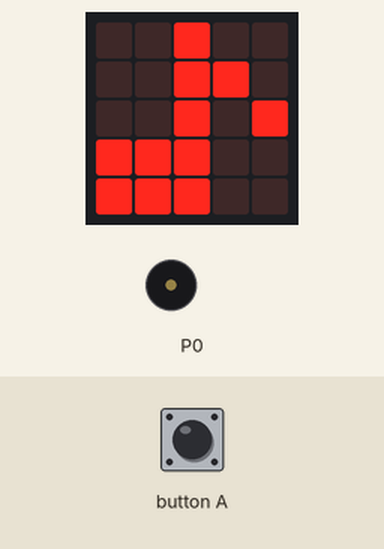
This program was run on a simulated BBC micro:bit (MakeCode). Shown: the board's 5×5 LED display, buzzer (waves = sounding). The test bench sets the inputs (shaded band).

Above: at 1.8 s.
1.9 s: button A pressed for 0.15 s
At 2.75 s:
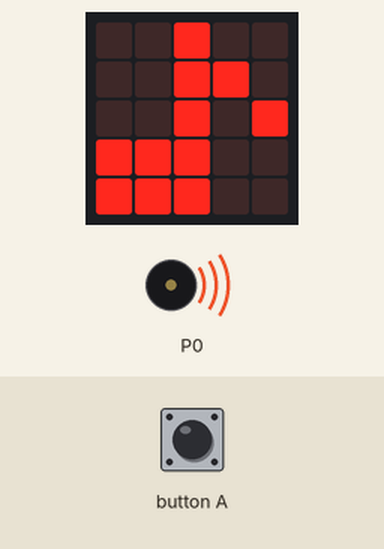
Timing chart, 0 to 6.4 s (numbered marks = the images above; inputs shaded):
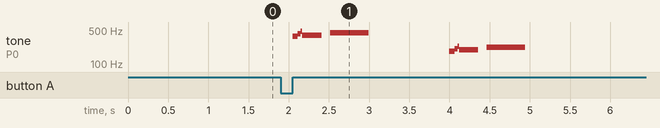

The program:

main.ts
```typescript
input.onButtonPressed(Button.A, function () {
    music.play(music.tonePlayable(370, music.beat(BeatFraction.Half)), music.PlaybackMode.UntilDone)
    music.play(music.tonePlayable(415, music.beat(BeatFraction.Quarter)), music.PlaybackMode.UntilDone)
    music.play(music.tonePlayable(466, music.beat(BeatFraction.Eighth)), music.PlaybackMode.UntilDone)
    music.play(music.tonePlayable(392, music.beat(BeatFraction.Double)), music.PlaybackMode.UntilDone)
    basic.pause(100)
    music.play(music.tonePlayable(440, music.beat(BeatFraction.Breve)), music.PlaybackMode.UntilDone)
    basic.pause(1000)
    music.play(music.tonePlayable(185, music.beat(BeatFraction.Half)), music.PlaybackMode.UntilDone)
    music.play(music.tonePlayable(208, music.beat(BeatFraction.Quarter)), music.PlaybackMode.UntilDone)
    music.play(music.tonePlayable(233, music.beat(BeatFraction.Eighth)), music.PlaybackMode.UntilDone)
    music.play(music.tonePlayable(196, music.beat(BeatFraction.Double)), music.PlaybackMode.UntilDone)
    basic.pause(100)
    music.play(music.tonePlayable(220, music.beat(BeatFraction.Breve)), music.PlaybackMode.UntilDone)
})
basic.showIcon(IconNames.EighthNote)
music.setTempo(500)
```

test.ts
```typescript
// testes vão aqui; isto não será compilado quando este pacote for usado como uma extensão.
```

Measured:
- after the input at 1.9 s, tone on P0: plays 370 Hz for 0.07 s, 415 Hz for 0.04 s, 466 Hz for 0.02 s, 392 Hz for 0.24 s, 440 Hz for 0.48 s, 185 Hz for 0.07 s … (10 notes in this stretch), starting after 0.15 s
